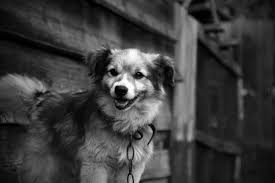
#> input picture CDF Transformation Applications/dog_pic.png, 275 x 183 px
$ jupyter execute --allow-errors 'Madan Asg2.ipynb'
#> lines starting #> are read from the running program, lines starting #| are printed output that depends on the picture
Experiment - 1

Introduction :
This problem examines the effect of using the CDF of a random variable on itself, using exponential and uniform distributions.

Methodology : Random samples were obtained from exponential and uniform distributions. The CDFs of these distributions were obtained analytically and used on the samples to create a new variable.

𝑌=𝐹𝑋(𝑋)Y=FX(X). Histograms were plotted for different sample sizes.

[cell 1]
import numpy as np
import matplotlib.pyplot as plt
# func to calculate the Cum. Distribtn function.
def cdf_exponential(x, lam=2):
    return 1 - np.exp(-lam * x)

def cdf_uniform(x):
    return x

sample_sizes = [100, 1000, 10000]

for n in sample_sizes:
    # Generating samples
    X_exp = np.random.exponential(scale=1/2, size=n)
    X_uni = np.random.uniform(0, 1, size=n)

    Y_exp = cdf_exponential(X_exp)
    Y_uni = cdf_uniform(X_uni)
    # Plotting histogram
    plt.figure(figsize=(10,4))

    plt.subplot(1,2,1)
    plt.hist(Y_exp, bins=30, density=True)
    plt.title(f"Exponential Y (n={n})")
    plt.xlabel("y")
    plt.ylabel("Density")

    plt.subplot(1,2,2)
    plt.hist(Y_uni, bins=30, density=True)
    plt.title(f"Uniform Y (n={n})")
    plt.xlabel("y")

    plt.tight_layout()
    plt.show()
#> this loop made 3 passes
#> pass 1, `plt.show()`:
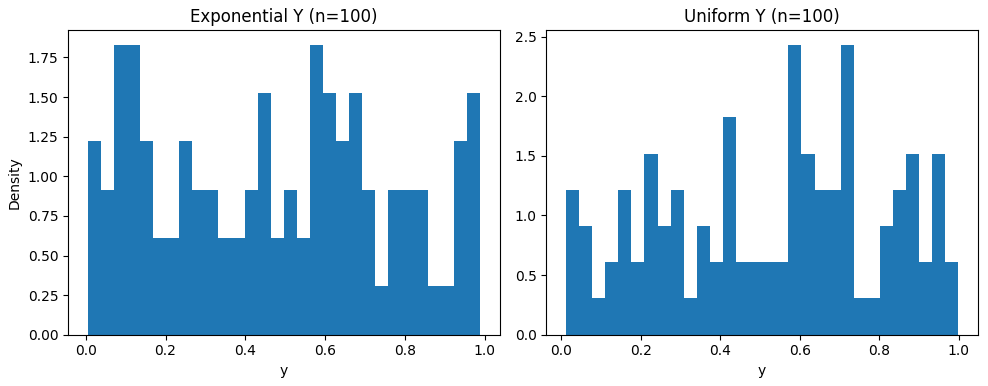
#> figure drawn by matplotlib, 2 panels; panel 1: tallest bar 1.83 high, from x = 0.0703 to 0.103
#> pass 2, `plt.show()`:
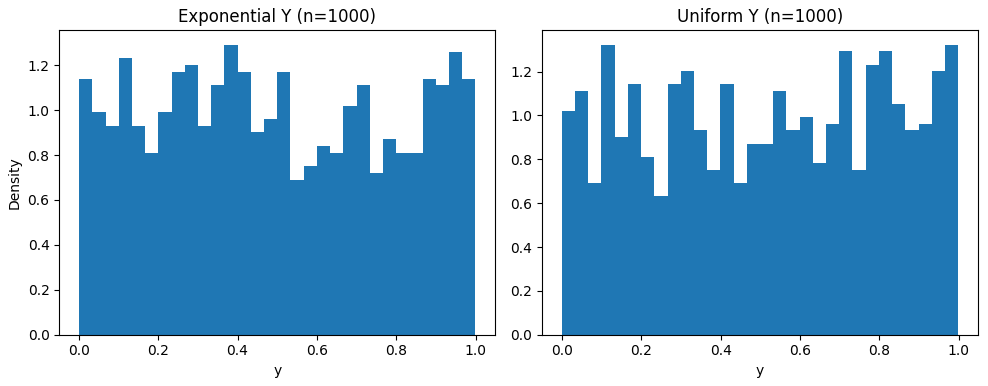
#> figure drawn by matplotlib, 2 panels; panel 1: tallest bar 1.29 high, from x = 0.367 to 0.4; panel 2: tallest bar 1.32 high, from x = 0.965 to 0.999

Observations and Results :
1. Both exponential and uniform processes produce uniformly distributed Y
2. The result is independent of original distribution
3. Larger samples make the uniform nature more visible

Experiment 2

Introduction

The aim is to examine the patterns of word usage in a text and explore the impact of the transformation based on CDF on the highly skewed distribution of word frequencies in a text.

Methodology

The word frequencies were calculated after performing some basic cleaning of the text. The top 30 most frequent words were determined, the frequency CDF was calculated, and the frequencies were transformed using the CDF.

A. Count the Words

[cell 2]
import numpy as np
import matplotlib.pyplot as plt

# read text file
#> (the rest of this cell did not finish here and is left out)

[cell 3]
plt.figure(figsize=(6,4))
#> (the rest of this cell did not finish here and is left out)

B. Focus on the Key Players:

#> (a cell that did not finish here is left out)

[cell 5]
plt.figure(figsize=(10,4))
#> (the rest of this cell did not finish here and is left out)

#> (a cell that did not finish here is left out)

[cell 7]
plt.figure(figsize=(6,4))
#> (the rest of this cell did not finish here and is left out)

Using this CDF as a transformation function to remap the word
frequencies

#> (a cell that did not finish here is left out)

[cell 9]
plt.figure(figsize=(10,4))

plt.subplot(1,2,1)
#> (the rest of this cell did not finish here and is left out)

What new insights can you uncover about the text after applying this transformation?
1. Scale Normalization:
Original frequencies vary significantly
CDF transformation maps all values into [0,1]
Makes comparison easy

2. Dominance Reduction
Extremely frequent words lose dominant
Less frequent but important words become visible

3. Relative Importance
CDF shows rank-based importance, not raw count Useful for:
Keyword extraction
Feature scaling
Text comparison across documents

4. Language Insight:
Language is not uniformly distributed
Few words carry structure
Many words carry meaning but appear less often

Conclusion :
Applying a CDF transformation to a continuous random variable transforms it into a uniform distribution.

Experiment 3

Introduction

This problem involves applying the CDF transformation technique to grayscale images to enhance contrast using histogram equalization.

Methodology

The histogram and CDF of the image were determined manually. The pixel values of the image were then converted using the histogram equalization formula.

Histogram equalization

a. Image Analysis

[cell 10]
import numpy as np
import matplotlib.pyplot as plt
from PIL import Image

# Load grayscale image
img = Image.open("dog_pic.png").convert("L")  # ensure grayscale
img_arr = np.array(img)

# Flatten image for histogram
pixels = img_arr.flatten()

# Histogram
L = 256
hist = np.zeros(L)

for p in pixels:
    hist[p] += 1
#> this loop made 50325 passes
#> p on passes 1 to 3: 19, 19, 20
#> after the loop, hist = 256 values, max 1054 at index 31, min 3 at index 247, mean 196.6

# Plot histogram
plt.figure(figsize=(6,4))
plt.bar(range(L), hist)
plt.xlabel("Pixel Intensity")
plt.ylabel("Frequency")
plt.title("Original Image Histogram")
plt.show()
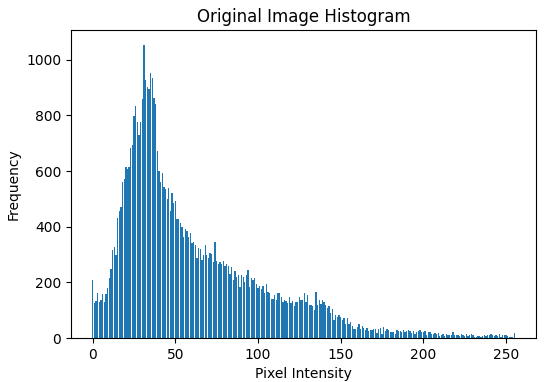
#> figure drawn by matplotlib, 1 panel; tallest bar 1054 high, from x = 30.6 to 31.4

b. CDF Computation

[cell 11]
# Normalizing histogram to get PDF
pdf = hist / pixels.size
#> pdf = 256 values, max 0.0209 at index 31, min 5.96e-05 at index 247, mean 0.00391

# Computing CDF
cdf = np.zeros(L)
cdf[0] = pdf[0]

for i in range(1, L):
    cdf[i] = cdf[i-1] + pdf[i]
#> after the loop, cdf = 256 values from 0.00413 to 1

# Plot CDF
plt.figure(figsize=(6,4))
plt.plot(cdf)
plt.xlabel("Pixel Intensity")
plt.ylabel("CDF")
plt.title("CDF of Pixel Intensities")
plt.grid()
plt.show()
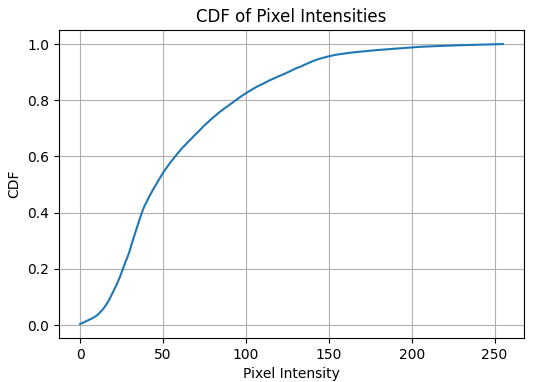
#> figure drawn by matplotlib, 1 panel; curve peaks at x = 255, y = 1

c. Transformation

[cell 12]
# Create transformation function
transform = np.floor((L - 1) * cdf).astype(np.uint8)
#> transform = 256 values from 1 to 255

# Apply transformation
equalized_img = transform[img_arr]  # map original pixels to equalized pixels
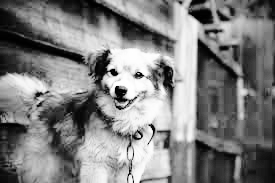
#> equalized_img: shape (183, 275); min 1, max 255, mean 128.1

d. Result Comparison

[cell 13]
plt.figure(figsize=(10,4))

plt.subplot(1,2,1)
plt.imshow(img_arr, cmap="gray")
plt.title("Original Image")
plt.axis("off")

plt.subplot(1,2,2)
plt.imshow(equalized_img, cmap="gray")
plt.title("Histogram Equalized Image")
plt.axis("off")

plt.show()

[cell 14]
eq_pixels = equalized_img.flatten()
eq_hist = np.zeros(L)

for p in eq_pixels:
    eq_hist[p] += 1
#> this loop made 50325 passes
#> p on passes 1 to 3: 27, 27, 30
#> after the loop, eq_hist = 256 values, max 1054 at index 73, min 0 at index 0, mean 196.6

plt.figure(figsize=(6,4))
plt.bar(range(L), eq_hist)
plt.xlabel("Pixel Intensity")
plt.ylabel("Frequency")
plt.title("Equalized Image Histogram")
plt.show()
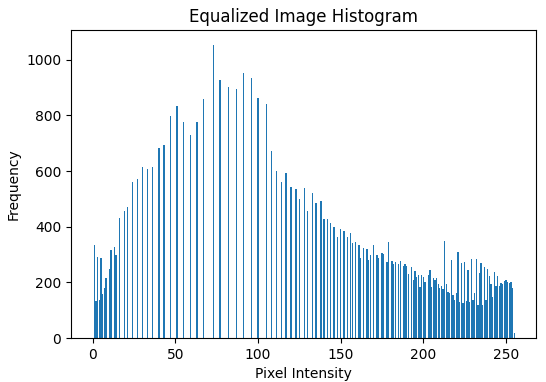
#> figure drawn by matplotlib, 1 panel; tallest bar 1054 high, from x = 72.6 to 73.4
